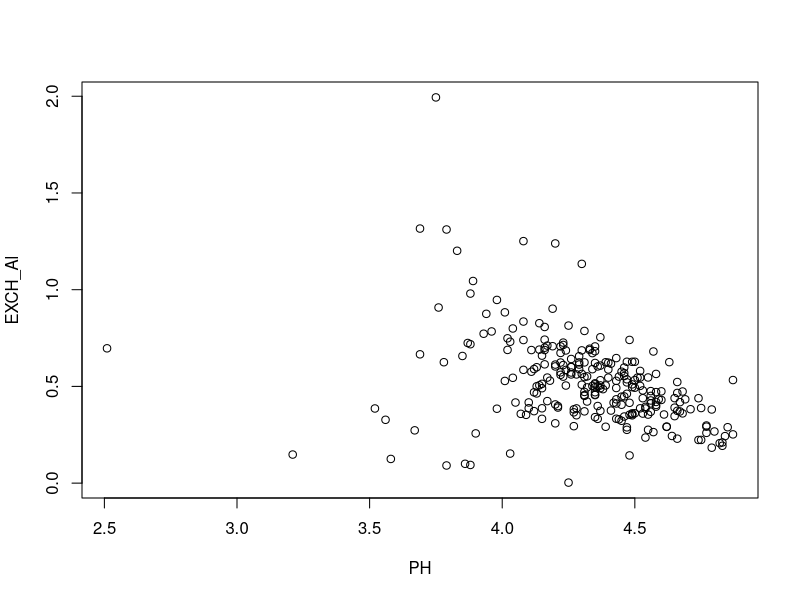
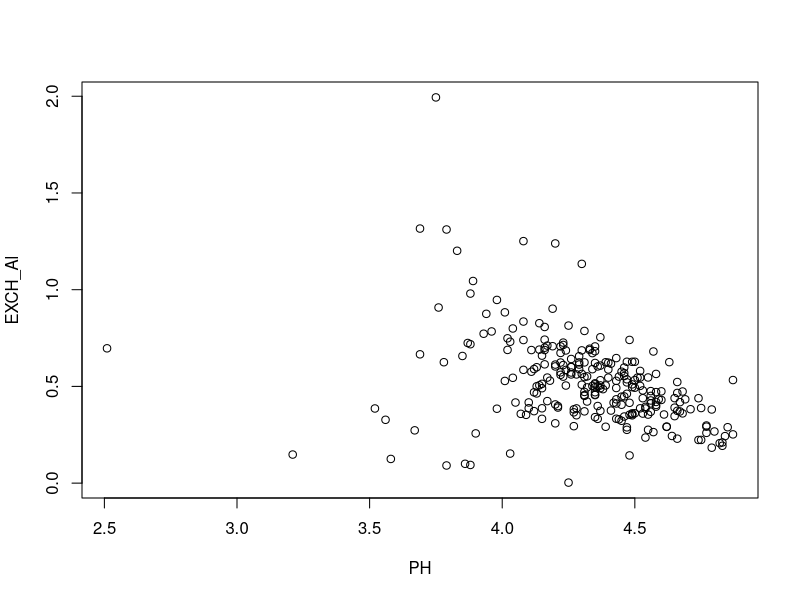
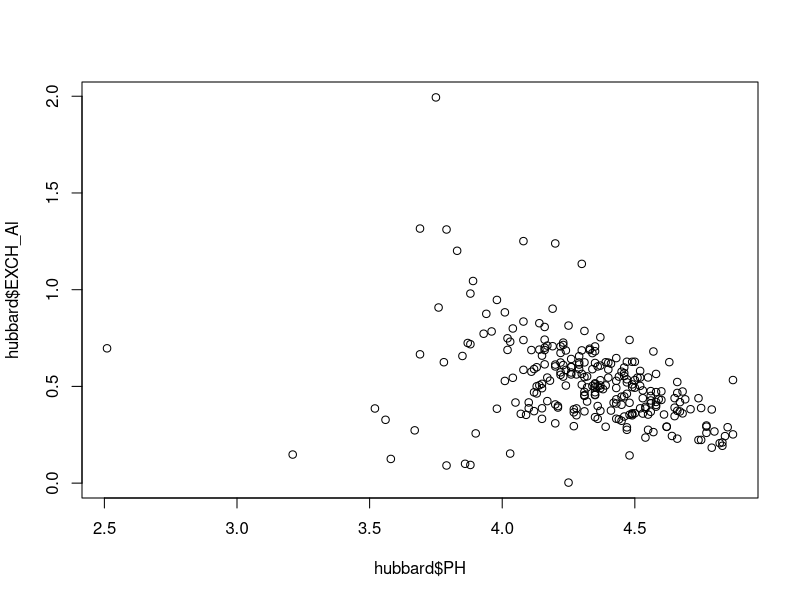
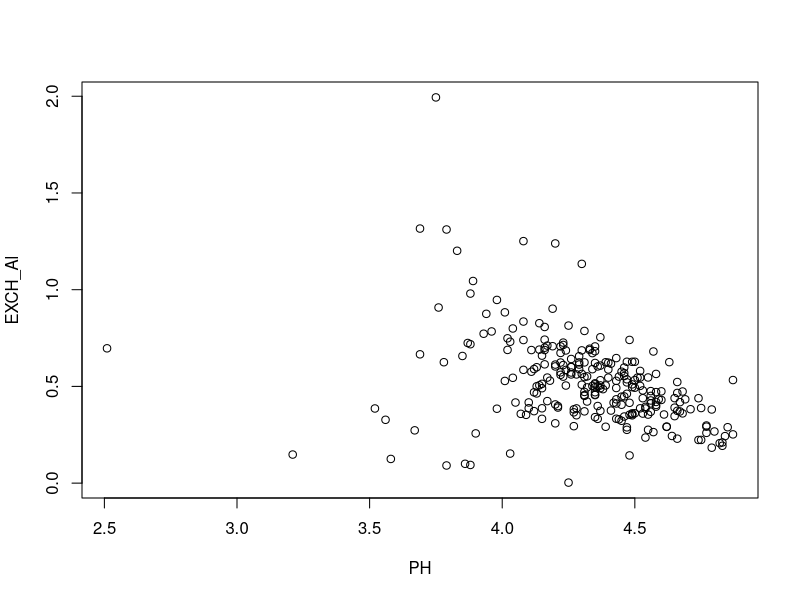
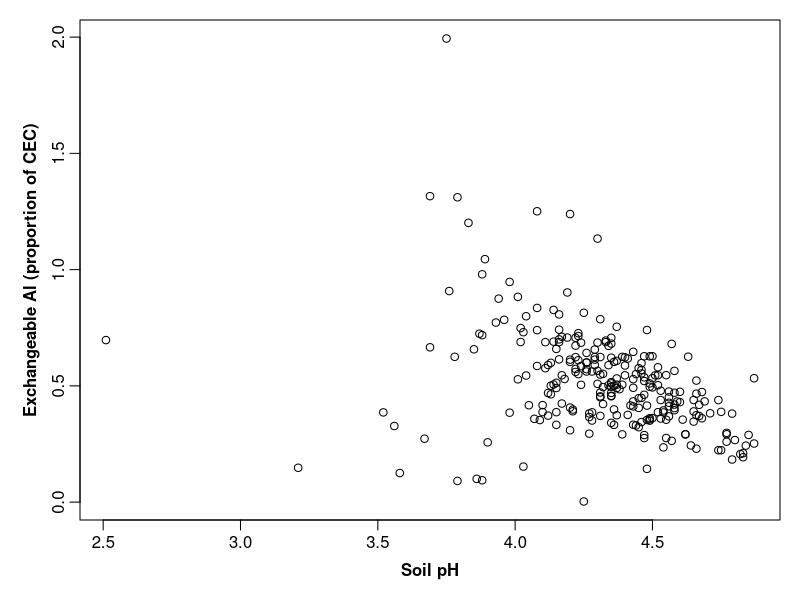
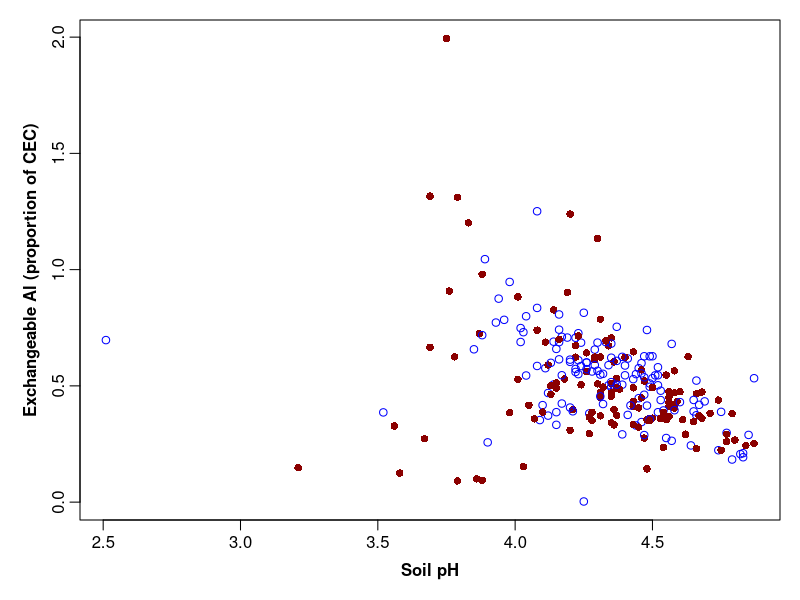
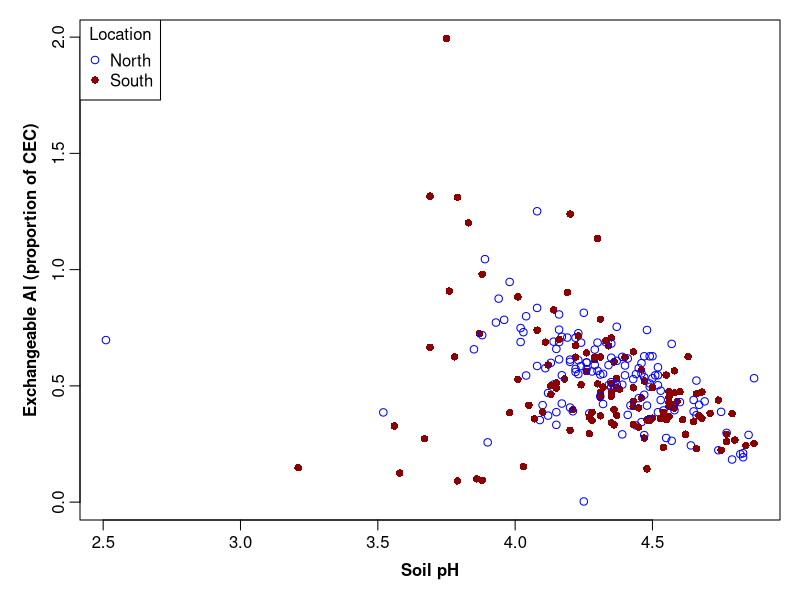
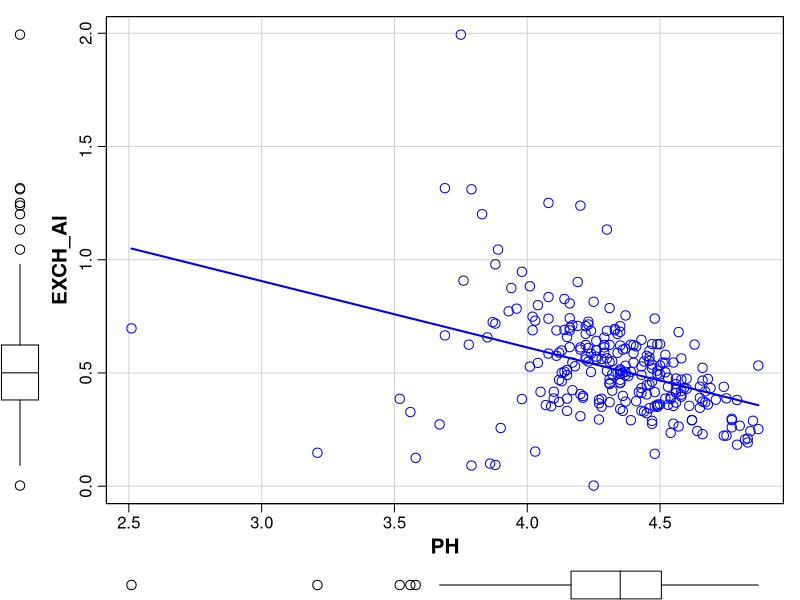

Write R code to recreate these figures, in order. (Note: this script raises an error after producing the figures.)
# Week 1 ENVT3361 Workshop ####
#    ___           _                  
#   |_ _|  _ __   | |_   _ __    ___  
#    | |  | '_ \  | __| | '__|  / _ \ 
#    | |  | | | | | |_  | |    | (_) |
#   |___| |_| |_|  \__| |_|     \___/ 
#                                     
#        _                 ____       
#       | |_    ___       |  _ \      
#       | __|  / _ \      | |_) |     
#       | |_  | (_) |     |  _ <      
#        \__|  \___/      |_| \_\     
#                                     
# This guide gets you started with reading data into R (in the RStudio
# environment) from a file, and checking that the data have been read in
# correctly.

# If you need or would like a more basic introduction to R, you could first read
# our 'Guide to R and RStudio for absolute beginners'.

# _._._._._._._._._._._._._._._._._._._._._._._._._._._._._._._._._._._._._._._.

# Reading the data ####
hubbard <- read.csv(file = "hubbard.csv", stringsAsFactors = TRUE)
# ... and do a quick check
is.data.frame(hubbard) # check that it worked

# These data are from the Hubbard Brook Experimental Forest near Woodstock in
# New Hampshire, USA

# First proper check - summarise some of the data

summary(hubbard[,1:10]) # just the first 10 columns

# The summary() function creates a little table for each column - note that
# these little tables do not all look the same. 

# Integer or numeric columns get a numeric summary with minimum, mean, etc., and
# sometime the number of missing (NA) values.

# Categorical (Factor) columns show the number of samples (rows) in each
# category (unless there are too many categories).

# These summaries are useful to check if there are zero or negative values in
# columns, how many missing observations there might be, and if the data have
# been read correctly into R.
# [Note: we could have specified something like hubbard[1:10,] which
# would have worked on the first 10 rows (also called ‘observations’ or
# ’samples), or hubbard[1:20,6:10] which would have used only the first 20 rows
# of columns 6 to 10.]

# _._._._._._._._._._._._._._._._._._._._._._._._._._._._._._._._._._._._._._._.

#  Final checks of the data frame ####

# Usually we would not restrict the output as done below with [,1:20]. We only
# do it here so we’re not bored with pages of similar-looking output. You should
# look at structure for the whole data frame using str(hubbard) (or substitute
# 'hubbard' for whatever your data object is called).

str(hubbard[,1:20]) # 'str' gives the structure of an object

# We can see that some columns are integer (int) values (e.g. PLOT,
# UTM_EASTING), some columns contain Factor values i.e. in fixed categories
# (e.g. Rel.To.Brook, Transect), and some columns are numeric (num) (e.g. PH,
# OM.pct, Ni). Applying the str() function to a data object is always a good
# idea, to check that the data have read correctly into R. [NOTE that other
# variable types are possible such as character chr, date (Date or POSIXct),
# logical, etc.]

# _._._._._._._._._._._._._._._._._._._._._._._._._._._._._._._._._._._._._._._.

# Base R plotting: x-y plot using plot() ####

# We can use either plot(x, y, ...) OR plot(y ~ x, ...)
# In R the ~ symbol means ‘as a function of’, so ~ indicates a formula.

# In R we need to tell the program which ‘object’ our variables are in. We’ve
# just made a Data Frame (a type of data object) called hubbard.

# The following 3 styles of code do exactly the same thing:
  
# 1. Specifying the data frame using with() syntax – (we recommend this one!)
with(hubbard,
     plot(EXCH_Al ~ PH)
)

# ...which can just be written on a single line:
with(hubbard, plot(EXCH_Al ~ PH))

# 2. Specifying the data frame using the dollar-sign operator
plot(hubbard$EXCH_Al ~ hubbard$PH) # look at axis titles!
# Notice the axis titles!

# 3. Specifying the data frame using attach() and detach() (not recommended)
attach(hubbard)
plot(EXCH_Al ~ PH)
detach(hubbard)

# Without changing any of the (numerous) options or parameters in the plot()
# function, the plot is not very attractive (e.g. axis titles!).

# We can also change the overall plot appearance by using the function par()
# before plotting; par() sets graphics parameters. Let’s try some variations:
  
# _._._._._._._._._._._._._._._._._._._._._._._._._._._._._._._._._._._._._._._.

# Setting some overall graphics parameters using par() ####

# mar= sets margins in ‘lines’ units: c(bottom,left,top,right)
# mgp= sets distance of text from axes: c(titles, tickLabels, ticks)
# font.lab= sets font style for axis titles: 2=bold, 3=italic, etc.
# and within plot(), xlab= and ylab= set axis titles

par(mar=c(4,4,1,1), mgp=c(2,0.6,0), font.lab=2)

# We'll also include some better axis title text using xlab, ylab
with(hubbard,
     plot(EXCH_Al ~ PH, 
          xlab="Soil pH", 
          ylab="Exchangeable Al (proportion of CEC)")
)

# This is starting to look a lot better!
  
# We can still add more information to the graph; for example, by making use of
# the factors (categories) in the dataset. We also need to learn these graphics
# parameters:

# col = plotting colour(s) - it’s easiest to use words like  "red", "darkblue",
# and so on see https://www.statmethods.net/advgraphs/images/colorchart.png or
# just run the R function colors() for a list of all 657 names!
#
# pch = plot character(s) - numbers from 0 to 24 ( run help(points) )

par(mar=c(4,4,1,1), mgp=c(2,0.6,0), font.lab=2)
with(hubbard,
     plot(EXCH_Al ~ PH, xlab="Soil pH",
          ylab="Exchangeable Al (proportion of CEC)",
          pch=c(1,16)[Rel.To.Brook], 
          col=c("blue","darkred")[Rel.To.Brook])
)

# The parameter pch=c(1,16)[Rel.To.Brook] separates the points by the
# information in the Factor column Rel.To.Brook, shown inside [ ]. This column
# is a 2-level factor, so can be one of two categories (North or South), and so
# we need a vector with two numbers in it (pch=c(1,16)). The code for specifying
# colour is very similar, except our vector has 2 colour names in it.
# 
# There is still one thing missing; a graph legend. We can add one using the
# legend() function. We will use the following options:
#   
# "topleft" position of legend – run help(legend) for options, or we can use 
#     x-y coordinates
# legend = a vector of names identifying the plot symbols - we have used the
#     categories in the factor ‘Rel.To.Brook’, levels(hubbard$Rel.To.Brook), 
#     but we could have used legend=c("North","South") instead

# pch = plot symbols - should be exactly the same vector as in the plot function
# col = plot colours - should be exactly the same vector as in the plot function
# title = a title for the legend - optional

par(mar=c(4,4,1,1), mgp=c(2,0.6,0), font.lab=2)
with(hubbard,
     plot(EXCH_Al ~ PH, xlab="Soil pH", 
          ylab="Exchangeable Al (proportion of CEC)",
          pch=c(1,16)[Rel.To.Brook], 
          col=c("blue","darkred")[Rel.To.Brook])
)
legend("topleft", legend=levels(hubbard$Rel.To.Brook), pch=c(1,16), 
       col=c("blue","darkred"), title="Location")

# =~=~=~=~=~=~=~=~=~
# Alternative to base-R plot: scatterplot() (from the car package) ####

# The R package car (Companion to Applied Regression) has many useful additional
# functions that extend the capability of R. The next two examples produce
# nearly the same plot as in the previous examples, using the scatterplot()
# function in the car package.

# load required package(s)
library(car)
# par() used to set overall plot appearance using options within 
# par(), e.g.
#     mar sets plot margins, mgp sets distance of axis title and 
#     tick labels from axis
par(font.lab=2, mar=c(4,4,1,1), mgp=c(2.2,0.7,0.0))
# draw scatterplot with customised options 
# remember pch sets plot character (symbol); 
# we will also use the parameter cex which sets symbol sizes and
# 
scatterplot(EXCH_Al ~ PH, data=hubbard, smooth=FALSE, 
            legend = c(coords="topleft"), 
            cex=1.5, cex.lab=1.5, cex.axis=1.2)

# Note that we get some additional graph features by default:
  
  #  boxplots for each variable in the plot margins – these are useful for
  #  evaluating the distribution of our variables and any extreme values
  # a linear regression line showing the trend of the relationship (it’s
  # possible to add this in base R plots, too)

# We can turn both of these features off if we want - run help(scatterplot) in
# the RStudio Console, and look under Arguments and Details.

# Also, we separately specify the dataset to be used as a function argument,
# i.e., data=hubbard.

# _._._._._._._._._._._._._._._._._._._._._._._._._._._._._._._._._._._._._._._.

# Scatterplot (car) with groups, Hubbard Brook soil data ####

# 'require()' loads package(s) if they haven't already been loaded
require(car)
# adjust overall plot appearance using options within par()
# mar sets plot margins, mgp sets distance of axis title and tick 
#   labels from axis
par(font.lab=2, mar=c(4,4,1,1), mgp=c(2.2,0.7,0.0))
# create custom palette with nice colours :)
# this lets us specify colours using numbers - try it!
palette(c("black","red3","blue3","darkgreen","sienna"))
# draw scatterplot with points grouped by a factor (Rel.To.Brook) 
scatterplot(EXCH_Al ~ PH | Rel.To.Brook, data=hubbard, smooth=FALSE,
            legend = c(coords="topleft"), col=c(5,3,1), 
            pch=c(16,0,2), cex=1.2, cex.lab=1.3, cex.axis=1.0)

# The scatterplot() function creates a legend automatically if we plot by factor
# groupings (note the different way that the legend position is specified within
# the scatterplot() function). This is pretty similar to the base R plot above
# (we can also customise the axis titles in scatterplot(), using xlab= and ylab=
# as before).

# _._._._._._._._._._._._._._._._._._._._._._._._._._._._._._._._._._._._._._._.

# Other types of data presentation: Plot types and Tables ####

# We’ll give you some starting code chunks, and the output from them. You can
# then use the help in RStudio to try to customise the plots according to the
# suggestions below each plot!
  
# =~=~=~=~=~=~=~=~=~
## Box plots ####
boxplot(MOISTURE.pct ~ Rel.To.Brook, data=hubbard)

# For box plots, try the following:
  
  # include informative axis labels (titles)
  # plotting boxes separated by categories in a Factor
  # make boxes a different colour (all the same, and all different!)
  # add notches to boxes representing approximate 95% confidence intervals
  #     around the median
  # give the (vertical) y-axis a log10 scale
  # ...and so on.

# =~=~=~=~=~=~=~=~=~
## Histograms ####
with(hubbard, hist(MOISTURE.pct))

# For histograms, try the following:
  
  # add suitable axis labels (titles)
  # make bars a different colour (all the same)
  # change the number of cells (bars) on the histogram to give wider or narrower intervals
  # log10-transform the x-axis (horizontal axis)
  # remove the title above the graph (this information would usually go in a caption)
  # ...and so on.

# =~=~=~=~=~=~=~=~=~
## Strip Charts and Plots of Means (two plots together) ####

# We use the mfrow= or mfcol= argument in the par() function to plot multiple
# graphs

require(RcmdrMisc) # needed for plotMeans() function
# use the mfrow or mfcol argument in the par() function to plot 
# multiple graphs
par(mfrow=c(1,2)) # c(1,2) is 1 row, 2 columns
stripchart(hubbard$OM.pct, main="Strip Chart")
with(hubbard,plotMeans(OM.pct, Transect, error.bars = "conf.int"))
par(mfrow=c(1,1)) # to get back to single plots

# For one or both plots, try the following:
 
  # add suitable axis labels (titles), in bold font;
  # plotting means separated by a different factor;
  # for plot of means, rotate the tick labels so that none ore omitted;
  # make strip chart symbols a different shape ± colour (all the same, and all
  #   different!);
  # make the strip chart vertical instead of horizontal;
  # apply some ‘jitter’ (noise) to the strip chart symbols so that overlapping
  #   points are easier to see;
  # log10-transform the numerical axis of the strip chart so that overlapping
  #   points are easier to see;
  # remove the titles above the graphs (this information would usually go in
  #   caption/s)
  # ...and so on.

# _._._._._._._._._._._._._._._._._._._._._._._._._._._._._._._._._._._._._._._.

# Tables ####

# There are a few ways to make useful tables in R to summarise your data. Here
# are a couple of examples.
#
# =~=~=~=~=~=~=~=~=~
## Using the tapply() function in base R

# use the cat() [conCATenate] function to make a Table heading 
#     (\n is a line break)
cat("One-way table of means\n")
with(hubbard, tapply(X = EXCH_Ni, INDEX=Transect, 
                     FUN=mean, na.rm=TRUE))
cat("\nTwo-way table of means\n")
with(hubbard, tapply(X = EXCH_Ni, 
                     INDEX=list(Transect,Rel.To.Brook), 
                     FUN=mean, na.rm=TRUE))

# For tapply() tables, try the following:
  
# we have used the mean function (FUN=mean) – try another function to get
# minima, maxima, standard deviations, etc.
# try copying the output to Word or Excel and using this to make a table in that
# software
# ...and so on.

# =~=~=~=~=~=~=~=~=~

## Using the numSummary() function in the ‘RcmdrMisc’ R package ####
require(RcmdrMisc)
# use the cat() [conCATenate] function to make a Table heading 
#   (\n is a line break)
cat("Summary statistics for EXCH_Ni\n")
numSummary(hubbard$EXCH_Ni)
cat("\nSummary statistics for EXCH_Ni grouped by Rel.To.Brook\n")
numSummary(hubbard$EXCH_Ni, groups=hubbard$Rel.To.Brook)

# For numSummary() tables, try the following:
#
# generating summary tables for more than one variable at a time 
# generating summary tables with fewer statistical parameters (e.g. omit IQR) or
#     more statistical parameters (e.g. include skewness) (use R Studio Help!)
# try copying the output to Word or Excel and using this to make a table in that
#     software 
# ...and so on. 

# =~=~=~=~=~=~=~=~=~
# Tables using print() on a data frame ####

# Data frames are themselves tables, and if they already contain the type of
# summary we need, we can just use the print() function to get output. Let’s do
# something [slightly] fancy (see if you can figure out what is going on here¹):
  
output <- 
  numSummary(hubbard[,c("PH","MOISTURE.pct","OM.pct","Al.pct","Ca.pct","Fe.pct")],
             statistics = c("mean","sd","quantiles"), quantiles=c(0,0.5,1))
mytable <- t(cbind(output$table,output$NAs))
row.names(mytable) <- c("Mean","Std.dev.","Min.","Median","Max.","Missing")
# here's where we get the output
print(mytable, digits=3)
write.table(mytable,"clipboard",sep="\t")
cat("\nThe table has now been copied to the clipboard, so you can paste it into Excel!\n")

# If you want to take this further, we can start making really nice Tables for
# reports with various R packages. I use the flextable package and sometimes the
# kable() function from the knitr package.
#
# ¹Hints: we have made two dataframe objects; t() is the transpose function;
# there are also some other useful functions which might be new to you like:
# row.names(), cbind(), print(), write.table() . . .
#
# The following two websites can extend your basic knowledge of using R and
# RStudio:
#
# A great free resource for R beginners is An Introduction to R by Alex Douglas,
# Deon Roos, Francesca Mancini, Ana Couto & David Lusseau.
#
# Getting used to R, RStudio, and R Markdown is an excellent (and free) eBook by
# Chester Ismay which is super-helpful if you want to start using R Markdown for
# reproducible coding and reporting.
